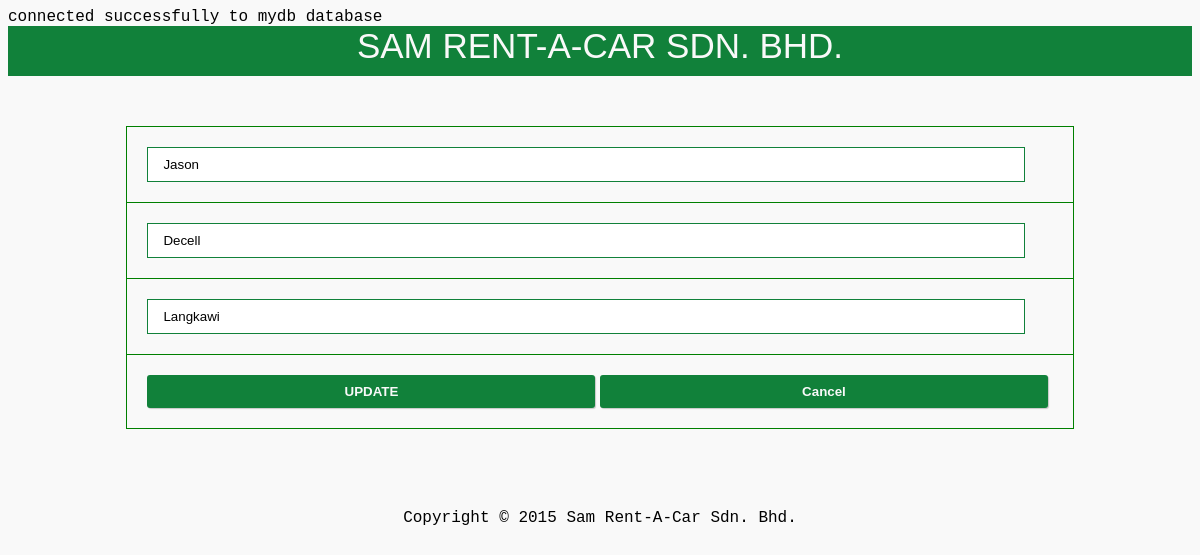
/edit_data.php?edit_id=7, run on the app's committed database.
### tables this page shows
CREATE TABLE IF NOT EXISTS `users` (
  `user_id` int(10) NOT NULL,
  `first_name` varchar(25) NOT NULL,
  `last_name` varchar(25) NOT NULL,
  `user_city` varchar(45) NOT NULL
);

### edit_data.php (the view, shortened to what this page needs)
<?php
include_once 'dbconfig.php';
if(isset($_GET['edit_id']))
{
 $query="SELECT * FROM users WHERE user_id=".$_GET['edit_id'];
 $result_set=mysqli_query($link,$query);
 $fetched_row=mysqli_fetch_array($result_set);
}
  ?>
<!DOCTYPE html PUBLIC "-//W3C//DTD XHTML 1.0 Transitional//EN" "http://www.w3.org/TR/xhtml1/DTD/xhtml1-transitional.dtd">
<html xmlns="http://www.w3.org/1999/xhtml">
<head>
<link rel="stylesheet" href="style.css" type="text/css" />
</head>
<body>
<center>
<div id="header">
 <div id="content">
    <label>SAM RENT-A-CAR SDN. BHD.</label>
    </div>
</div>
<div id="body">
 <div id="content">
    <form method="post">
    <table align="center">
    <tr>
    <td><input type="text" name="first_name" placeholder="First Name" value="<?php echo $fetched_row['first_name']; ?>" required /></td>
    </tr>
    <tr>
    <td><input type="text" name="last_name" placeholder="Last Name" value="<?php echo $fetched_row['last_name']; ?>" required /></td>
    </tr>
    <tr>
    <td><input type="text" name="city_name" placeholder="City" value="<?php echo $fetched_row['user_city']; ?>" required /></td>
    </tr>
    <tr>
    <td>
    <button type="submit" name="btn-update"><strong>UPDATE</strong></button>
    <button type="submit" name="btn-cancel"><strong>Cancel</strong></button>
    </td>
    </tr>
    </table>
    </form>
    </div>
</div>
<div class="copyright"><p><font color="000000">Copyright &copy; 2015 Sam Rent-A-Car Sdn. Bhd. </font></p></div>
</center>
</body>
</html>

### style.css (style rules this page uses)
body { background:#f9f9f9; font-family:"Courier New", Courier, monospace; }
#header { width:100%; height:50px; background:#11813A; color:#f9f9f9; font-family:"Lucida Sans Unicode","Lucida Grande", sans-serif; font-size:35px; text-align:center; }
#body { margin-top:50px; }
table { width:80%; font-family:tahoma, Geneva, sans-serif; font-weight:bolder; color:#999; margin-bottom:80px; }
table,td,th { border-collapse:collapse; border:solid green 1px; padding:20px; color:black; }
table td input { width:97%; height:35px; border:solid #11813A 1px; padding-left:15px; font-family:Verdana, Genev, sans-serif; box-shadow:0px 0px 0px rgba(1,0,0,0.2); outline:none; }
table td button { border:solid #f9f9f9 0px; box-shadow:1px 1px 1px rgba(1,0,0,0.2); outline:none; background:#11813A; padding:9px 15px 9px 15px; color:#f9f9f9; font-family:Arial, Helvetica, sans-serif; font-weight:bolder; border-radius:3px; width:49.5%; }

### data on the page
users: first_name "Jason", last_name "Decell", city_name "Langkawi"
